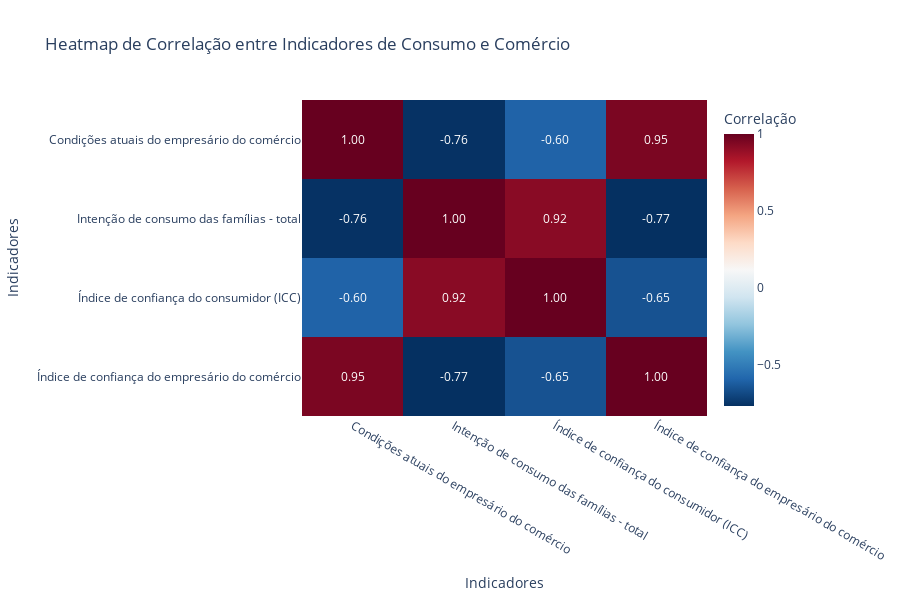

Notebook code for this chart:
### Code cell
import pandas as pd
import plotly.express as px

# Pivotar o dataframe: linhas = DATE, colunas = NAME, valores = VALOR
pivot_df = dados_consumo_corrigido.pivot(index='DATE', columns='NAME', values='VALOR')

# Calcular a matriz de correlação
correlacao = pivot_df.corr(method='pearson')

# Criar heatmap com Plotly
fig = px.imshow(
    correlacao,
    text_auto='.2f',
    color_continuous_scale='RdBu_r',
    title='Heatmap de Correlação entre Indicadores de Consumo e Comércio',
    labels={'color': 'Correlação'},
    aspect='auto'
)

fig.update_layout(
    xaxis_title='Indicadores',
    yaxis_title='Indicadores',
    template='plotly_white',
    height=600
)

fig.show()

### Figure 1 — Plotly figure (JSON) as saved in the notebook; plotly's stock layout.template omitted (floating-point values rounded to 4 significant figures)
{"data": [{"coloraxis": "coloraxis", "hovertemplate": "NAME: %{x}<br>NAME: %{y}<br>Correlação: %{z}<extra></extra>", "name": "0", "texttemplate": "%{z:.2f}", "type": "heatmap", "x": ["Condições atuais do empresário do comércio", "Intenção de consumo das famílias - total", "Índice de confiança do consumidor (ICC)", "Índice de confiança do empresário do comércio"], "xaxis": "x", "y": ["Condições atuais do empresário do comércio", "Intenção de consumo das famílias - total", "Índice de confiança do consumidor (ICC)", "Índice de confiança do empresário do comércio"], "yaxis": "y", "z": [[1.0, -0.7613, -0.5998, 0.9534], [-0.7613, 1.0, 0.9187, -0.7678], [-0.5998, 0.9187, 1.0, -0.6549], [0.9534, -0.7678, -0.6549, 1.0]]}], "layout": {"coloraxis": {"colorbar": {"title": {"text": "Correlação"}}, "colorscale": [[0, "rgb(5,48,97)"], [0.1, "rgb(33,102,172)"], [0.2, "rgb(67,147,195)"], [0.3, "rgb(146,197,222)"], [0.4, "rgb(209,229,240)"], [0.5, "rgb(247,247,247)"], [0.6, "rgb(253,219,199)"], [0.7, "rgb(244,165,130)"], [0.8, "rgb(214,96,77)"], [0.9, "rgb(178,24,43)"], [1, "rgb(103,0,31)"]]}, "height": 600, "title": {"text": "Heatmap de Correlação entre Indicadores de Consumo e Comércio"}, "xaxis": {"anchor": "y", "domain": [0, 1], "title": {"text": "Indicadores"}}, "yaxis": {"anchor": "x", "autorange": "reversed", "domain": [0, 1], "title": {"text": "Indicadores"}}}}
